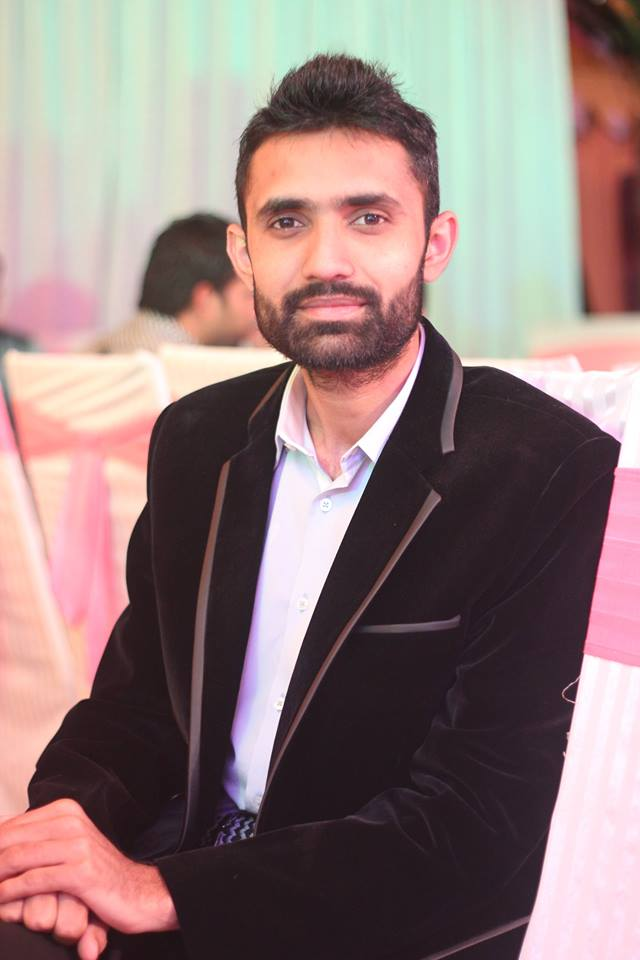
#> input picture python/opencv/face_recog/mydata/test/brewok.jpg, 640 x 960 px, given in place of the camera
$ python TrackCam.py   (older library calls are emulated)
#> lines starting #> are read from the running program, lines starting #| are printed output that depends on the picture; after the words box and inside, x2 and y2 are one past the last pixel; in counts of white or black regions, pixels touching at a corner belong together
#!/usr/bin/env python3
# -*- coding: utf-8 -*-
"""
Created on Sat May 12 22:08:52 2018

@author: fotoniks
"""

import cv2
import numpy as np


def nothing(x):
    pass

cap = cv2.VideoCapture(0)
cv2.namedWindow('image')
matrix = np.zeros((480,640,3),'uint8')
posisi =[]
maks = 0


switch = '0 : OFF \n1 : ON'
cv2.createTrackbar(switch, 'image',0,1,nothing)

ret, frame = cap.read()
#> frame is the input picture: shape (960, 640, 3); mean B, G, R 123.4, 124.7, 146.5

while(True):
    cv2.imshow('image',frame)


#    window = np.ones((510,1320,3))*255

    ret, frame = cap.read()
    hsv = cv2.cvtColor(frame, cv2.COLOR_BGR2HSV)
#> hsv: shape (960, 640, 3); mean H, S, V 103.8, 66.6, 151.2

    lower_blue = np.array([15,50,10])
    upper_blue = np.array([25,255,255])

    mask = cv2.inRange(hsv, lower_blue, upper_blue)
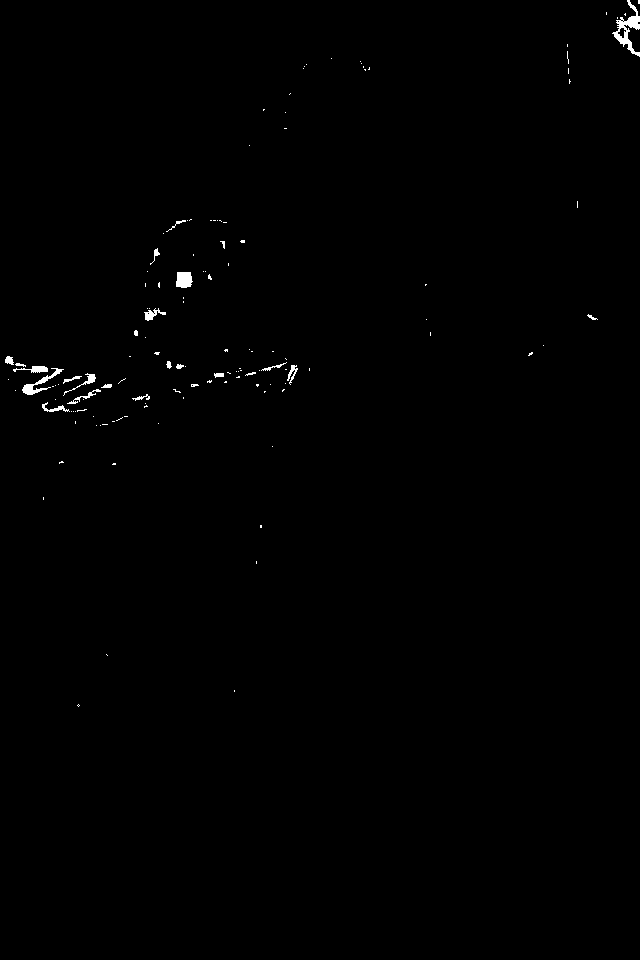
#> mask: shape (960, 640); 0.42% white; 133 white regions (109 under 20 px), largest, box (x1, y1, x2, y2) and area: (612, 0, 640, 57) 500, (22, 368, 64, 395) 271, (176, 272, 193, 288) 231


    num_kernel = 20
    kernel = np.zeros((num_kernel,num_kernel),np.uint8)
    kernel[:,num_kernel//2] = 1
    kernel[num_kernel//2,:] = 1

    opening = cv2.morphologyEx(mask, cv2.MORPH_OPEN, kernel)
#> opening: shape (960, 640); every value is 0
#    kernel[:,num_kernel//2] = 0
#    kernel[num_kernel//2,:] = 1
    opening = cv2.morphologyEx(opening, cv2.MORPH_CLOSE, kernel)

    image,contour,_ = cv2.findContours(opening,cv2.RETR_EXTERNAL,cv2.CHAIN_APPROX_SIMPLE)
#> contour = []

    maks = 0

    for c in contour:
            area = cv2.contourArea(c)
            if area > maks:
                x,y,w,h = cv2.boundingRect(c)
                x = x+w//2
                y = y+w//2
                maks = area
#> this loop made 0 passes
#> after the loop, maks = 0


#> (the run stopped early here; a loop or call above may not have finished)
